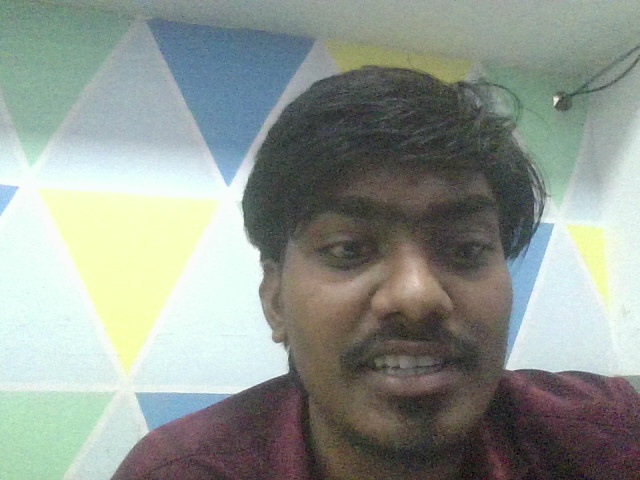
#> input picture dataset/abhishek/0.jpg, 640 x 480 px; its folder holds 3 pictures in this run
$ python train.py
#> lines starting #> are read from the running program, lines starting #| are printed output that depends on the picture
import os
import cv2
import pickle
import numpy as np
from skimage.feature import hog
from sklearn.svm import SVC
from config import DATASET_PATH, MODEL_PATH, LABEL_PATH
# Lists to store features and labels
faces = []
labels = []
label_map = {}
# Load Haar Cascade Face Detector
face_detector = cv2.CascadeClassifier(
    cv2.data.haarcascades +
    "haarcascade_frontalface_default.xml"
)
current_id = 0
# HOG Feature Extraction Function
def extract_hog_features(image):
    features = hog(
        image,
        orientations=9,
        pixels_per_cell=(8, 8),
        cells_per_block=(2, 2),
        block_norm="L2-Hys",
        visualize=False,
        feature_vector=True
    )
    return features
# Read Dataset
for person in sorted(os.listdir(DATASET_PATH)):
    person_folder = os.path.join(DATASET_PATH, person)
    if not os.path.isdir(person_folder):
        continue
    label_map[person] = current_id
    print(f"Processing {person}...")
    for image_name in os.listdir(person_folder):
        image_path = os.path.join(person_folder, image_name)
        img = cv2.imread(image_path)
#> img is the input picture: shape (480, 640, 3); mean B, G, R 143.8, 151, 143.3
        if img is None:
            continue
        gray = cv2.cvtColor(img, cv2.COLOR_BGR2GRAY)
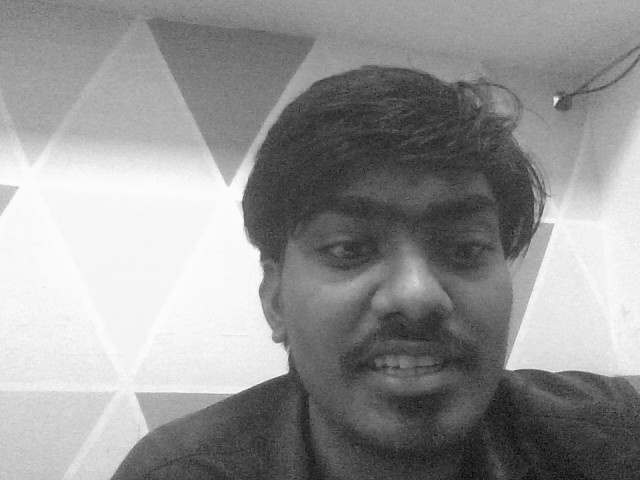
#> gray: shape (480, 640); min 4, max 254, mean 147.9
        detected_faces = face_detector.detectMultiScale(
            gray,
            scaleFactor=1.3,
            minNeighbors=5,
            minSize=(80, 80)
        )
#> detected_faces = [[255, 130, 297, 297]]
        if len(detected_faces) == 0:
            continue
        for (x, y, w, h) in detected_faces:
            face = gray[y:y+h, x:x+w]
            face = cv2.resize(face, (128, 128))
            features = extract_hog_features(face)
            faces.append(features)
            labels.append(current_id)
#> this loop made 1 pass
#> pass 1, `face = gray[y:y+h, x:x+w]`:
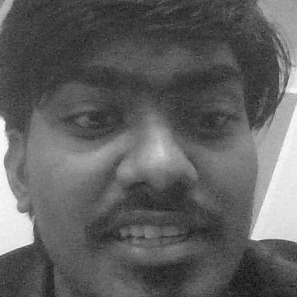
#> face: shape (297, 297); min 11, max 252, mean 95.9
#> after the loop, faces = 1 item; labels = [0]

    current_id += 1
#> current_id = 1
#> pass 2 of the loop `for person in sorted(os.listdir(DATASET_PATH)):`:
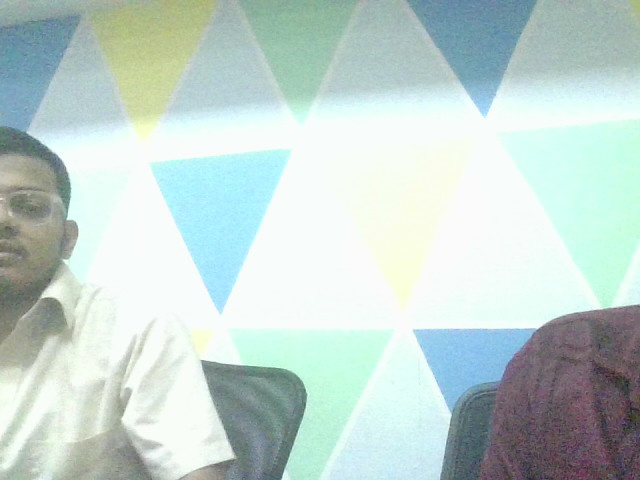
#> input picture dataset/irfan/0.jpg, 640 x 480 px
#> img is the input picture: shape (480, 640, 3); mean B, G, R 207, 211.4, 193.2
#> `gray = cv2.cvtColor(img, cv2.COLOR_BGR2GRAY)`:
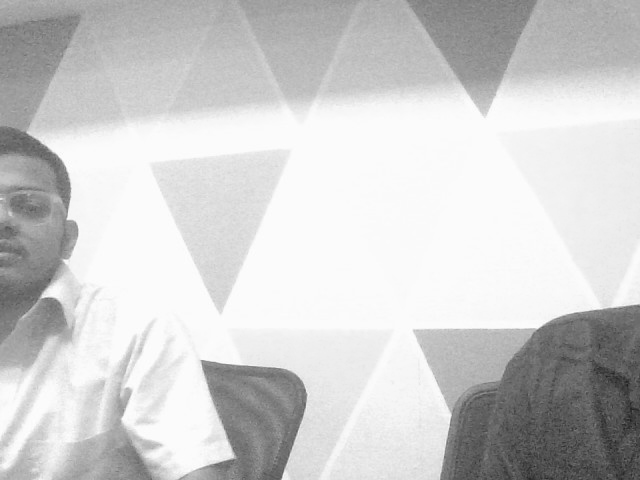
#> gray: shape (480, 640); min 30, max 255, mean 205.5
#> detected_faces = ()
#> current_id = 2
# Convert to NumPy Array
faces = np.array(faces)
labels = np.array(labels)

print("\nTotal Faces:", len(faces))
print("Total Persons:", len(label_map))
#| Total Persons: 2
# Train SVM
print("\nTraining Model...")

model = SVC(
    kernel="linear",
    probability=True
)
#> (the run stopped early here; a loop or call above may not have finished)
